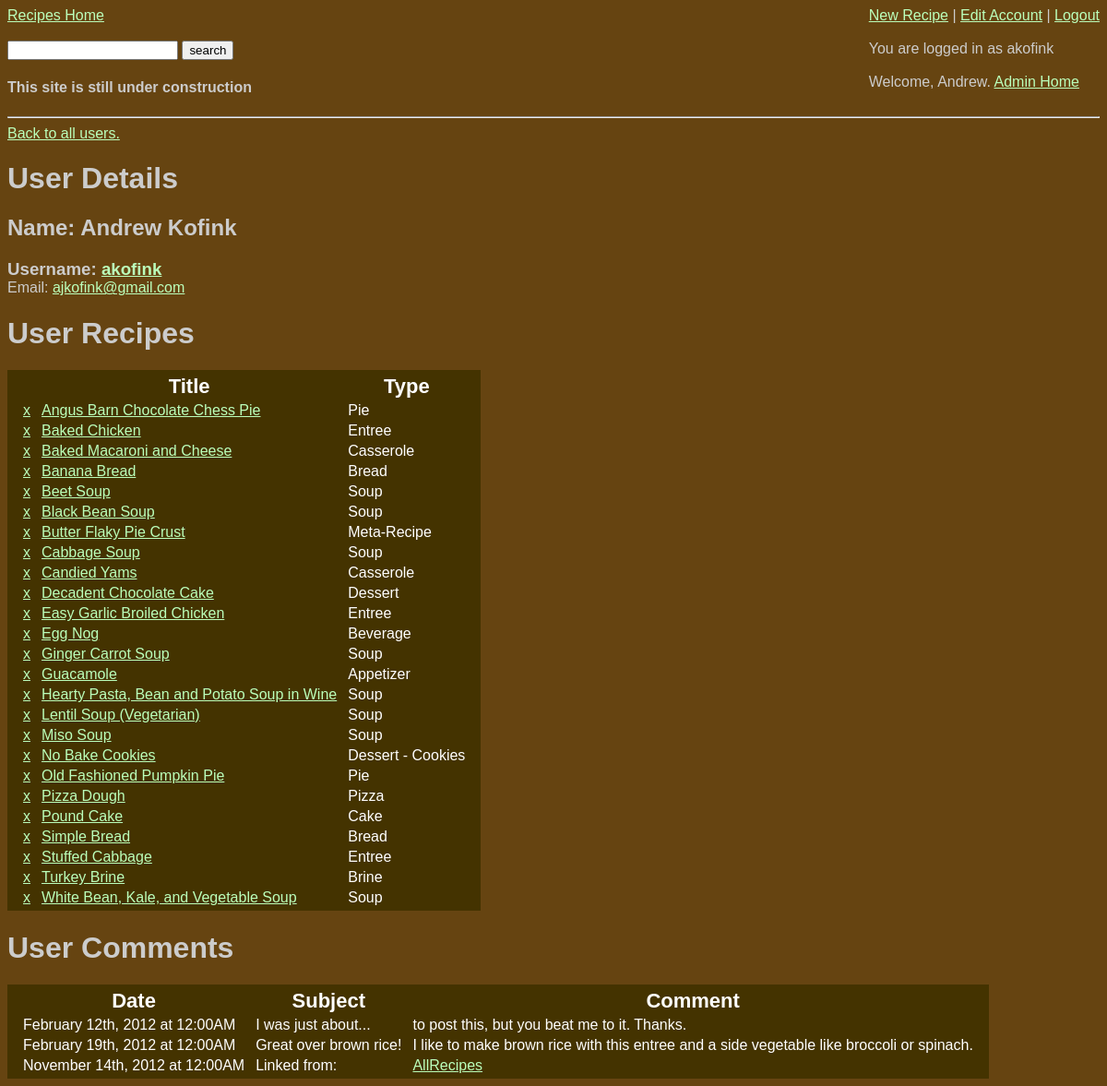
The app's page /viewUserDetails.php?username=akofink (signed in) with its own data.
### tables this page shows
CREATE TABLE `recipes` (
  `indx` int(10) NOT NULL AUTO_INCREMENT,
  `title` varchar(100) DEFAULT NULL,
  `user` varchar(50) DEFAULT NULL,
  `type` varchar(100) DEFAULT NULL,
  `imageLocation` varchar(500) DEFAULT NULL,
  `ingredients` varchar(5000) DEFAULT NULL,
  `directions` varchar(5000) DEFAULT NULL,
  PRIMARY KEY (`indx`)
);

CREATE TABLE `comments` (
  `subject` varchar(500) DEFAULT NULL,
  `comment` varchar(500) DEFAULT NULL,
  `reply_id` int(50) DEFAULT NULL,
  `date` date DEFAULT NULL,
  `username` varchar(50) DEFAULT NULL,
  `indx` int(10) DEFAULT NULL,
  `comment_id` int(10) NOT NULL AUTO_INCREMENT,
  PRIMARY KEY (`comment_id`)
);

### auth.php (called while the page is built, shortened)
<?php
class User {
    var $loggedIn = false;
    function checkLoggedIn() {
        return $this->loggedIn;
    }
}
?>

### viewUserDetails.php (the view)
<?php
    include("header.php");
    if($_SESSION['currentUser']->checkLoggedIn() && $_SESSION['currentUser']->userlevel==1){
        echo '<a href="listUsers.php">Back to all users.</a>';
        $qry = 'select * from auth where username="'.$_GET['username'].'"';
        $result = mysql_query($qry);
        while($row = mysql_fetch_array($result)) {
            echo '<h1>User Details</h1>
                    <h2>Name: '.$row['firstname'].' '.$row['lastname'].'</h2>
                    <h3>Username: <a href="searchRecipes.php?searchfield='.$row['username'].'">'.$row['username'].'</a></h3>
                    Email: <a href="mailto:'.$row['email'].'">'.$row['email'].'</a><br />';
        }
        $result = mysql_query('select * from recipes where user="'.$_GET['username'].'" order by title');
        echo '<h1>User Recipes</h1><table>';
        echo "<th></th><th>Title</th><th>Type</th>";
        while($row = mysql_fetch_array($result)){
            echo "<tr><td>";
            echo '<a href="deleteRecipe.php?indx='.$row['indx'].'">x</a>';
            echo "</td>
                <td><a href=\"showForm.php?indx=".$row['indx']."\">".$row['title']."</a></td>
                <td>".$row['type']."</td>
                </tr>";
        }
        echo '</table>';
        $result = mysql_query('select * from comments where username="'.$_GET['username'].'" order by date');
        echo '<h1>User Comments</h1><table>';
        echo "<th>Date</th><th>Subject</th><th>Comment</th>";
        while($row = mysql_fetch_array($result)){
            $formattedDateArr = mysql_fetch_array(mysql_query('
                    select date_format("'.$row['date'].'","%M %D, %Y at %l:%i%p");'));
            $formattedDate = $formattedDateArr[0];
            echo '<tr>
                <td>'.$formattedDate.'</td>
                <td>'.$row['subject'].'</td>
                <td>'.$row['comment'].'</td>
                </tr>';
        }
        echo '</table>';
    }else {
        echo 'You do not have administrative privileges.
            <meta http-equiv="refresh" content="1; url=." />';
    }
    include("footer.php");
?>

### recipestyle.css (style rules this page uses)
body { background-color:#641; color:#ccc; font-size:16px; font-family:helvetica, sans-serif; }
a:link { color:#bfb; }
table { background-color:#430; color:#fff; padding:2px 10px 2px 10px; }
td { padding-left:5px; padding-right:5px; }
th { font-size:22px; }
h3, h5 { margin:0; padding:0; }

### records on screen
recipes: title "Angus Barn Chocolate Chess Pie", type "Pie"
recipes: title "Baked Chicken", type "Entree"
recipes: title "Baked Macaroni and Cheese", type "Casserole"
recipes: title "Banana Bread", type "Bread"
recipes: title "Beet Soup", type "Soup"
recipes: title "Black Bean Soup", type "Soup"
recipes: title "Butter Flaky Pie Crust", type "Meta-Recipe"
recipes: title "Cabbage Soup", type "Soup"
recipes: title "Candied Yams", type "Casserole"
recipes: title "Decadent Chocolate Cake", type "Dessert"
recipes: title "Easy Garlic Broiled Chicken", type "Entree"
recipes: title "Egg Nog", type "Beverage"
recipes: title "Ginger Carrot Soup", type "Soup"
recipes: title "Guacamole", type "Appetizer"
recipes: title "Hearty Pasta, Bean and Potato Soup in Wine", type "Soup"
recipes: title "Lentil Soup (Vegetarian)", type "Soup"
recipes: title "Miso Soup", type "Soup"
recipes: title "No Bake Cookies", type "Dessert - Cookies"
recipes: title "Old Fashioned Pumpkin Pie", type "Pie"
recipes: title "Pizza Dough", type "Pizza"
recipes: title "Pound Cake", type "Cake"
recipes: title "Simple Bread", type "Bread"
recipes: title "Stuffed Cabbage", type "Entree"
recipes: title "Turkey Brine", type "Brine"
recipes: title "White Bean, Kale, and Vegetable Soup", type "Soup"
comments: formattedDate "February 12th, 2012 at 12:00AM", subject "I was just about...", comment "to post this, but you beat me to it. Thanks."
comments: formattedDate "February 19th, 2012 at 12:00AM", subject "Great over brown rice!", comment "I like to make brown rice with this entree and a side vegetable like broccoli or spinach."
comments: formattedDate "November 14th, 2012 at 12:00AM", subject "Linked from:", comment "AllRecipes"

### other values on screen
$_SESSION['currentUser']->username "akofink"
$_SESSION['currentUser']->firstname "Andrew"
$row['firstname'] "Andrew"
$row['lastname'] "Kofink"
$row['username'] "akofink"
$row['email'] "ajkofink@gmail.com"
